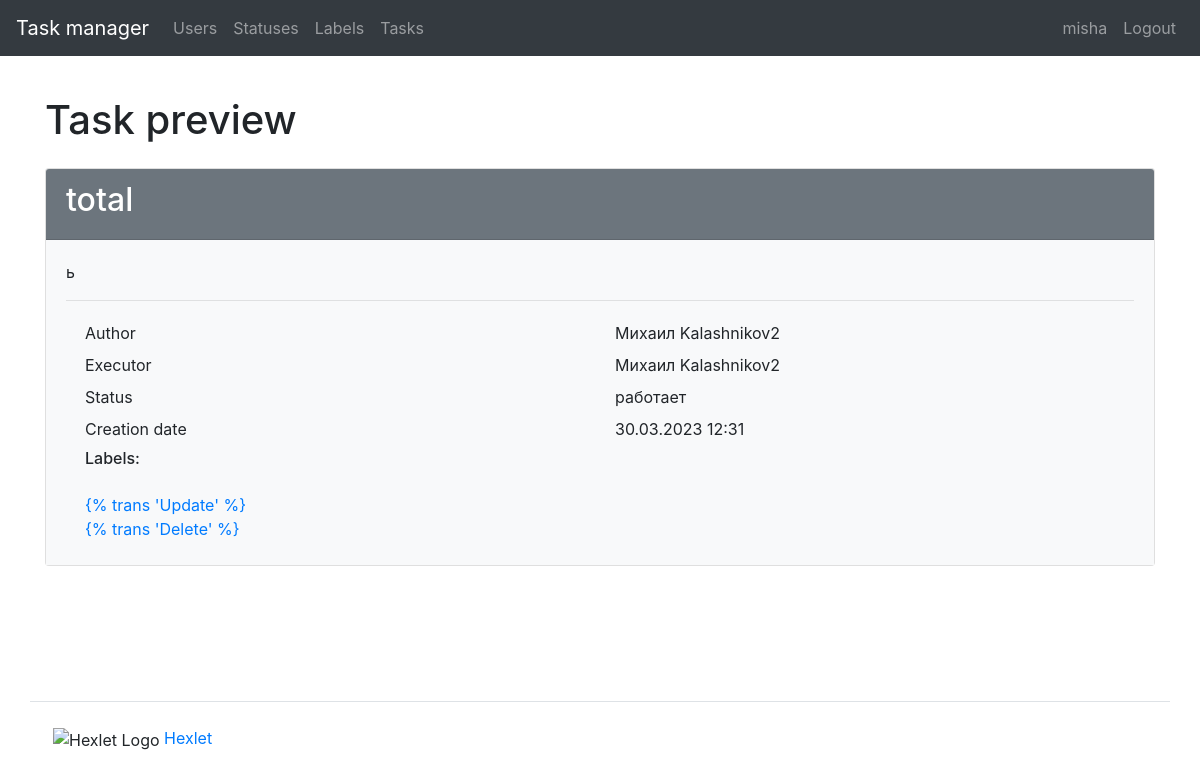
Page /tasks3/ (signed in) on the committed database.
### task_manager/users/models.py (models this page shows)
class User(AbstractUser):
    first_name = models.CharField(max_length=150)
    last_name = models.CharField(max_length=150)
    def __str__(self):
        return self.get_full_name()

### task_manager/tasks/models.py (models this page shows, shortened)
class Task(models.Model):
    name = models.CharField(max_length=150, unique=True,
                            verbose_name=_('Name'))
    description = models.TextField(max_length=10000,
                                   verbose_name=_('Description'))
    date_created = models.DateTimeField(auto_now_add=True,
                                        verbose_name=_('Creation date'))
    author = models.ForeignKey(User, on_delete=models.PROTECT,
                               related_name='author',
                               verbose_name=_('Author'))
    status = models.ForeignKey(Status, on_delete=models.PROTECT,
                               related_name='statuses',
                               verbose_name=_('Status'))
    executor = models.ForeignKey(User, on_delete=models.PROTECT,
                                 related_name='executor',
                                 verbose_name=_('Executor'))
    class Meta:
        verbose_name = _('Task')
        verbose_name_plural = _('Tasks')

### task_manager/statuses/models.py (models this page shows)
class Status(models.Model):
    name = models.CharField(max_length=150, unique=True,
                            verbose_name=_('Name'))
    date_created = models.DateTimeField(auto_now_add=True,
                                        verbose_name=_('Creation date'))
    def __str__(self):
        return self.name
    class Meta:
        verbose_name = _('Status')
        verbose_name_plural = _('Statuses')

### task_manager/tasks/views.py (the view)
# urls.py: path('<int:pk>/', TaskView.as_view(), name='task_show'),
class TaskView(AuthCheckMixin, DetailView):
    template_name = 'tasks/index.html'
    model = Task
    context_object_name = 'task'
    extra_context = {
        'title': _('Task preview')
    }

### task_manager/mixins.py (called while the page is built)
    def dispatch(self, request, *args, **kwargs):
        if not request.user.is_authenticated:
            messages.error(request, self.auth_message)
            return redirect(reverse_lazy('login'))
        return super().dispatch(request, *args, **kwargs)

### task_manager/templates/tasks/index.html (shortened to what this page needs)
{% extends "base.html" %}
{% load bootstrap4 %}
{% load i18n %}
{% block content %}
<h1 class="my-4">{{ title }}</h1>
<div class="card">
    <div class="card-header bg-secondary text-white">
        <h2>{{ task.name }}</h2>
    </div>
    <div class="card-body bg-light">
        <p>{{ task.description }}</p>
        <hr>
        <div class="container">
            <div class="row p-1">
                <div class="col">{% trans 'Author' %}</div>
                <div class="col">{{ task.author }}</div>
            </div>
            <div class="row p-1">
                <div class="col">{% trans 'Executor' %}</div>
                <div class="col">{{ task.executor }}</div>
            </div>
            <div class="row p-1">
                <div class="col">{% trans 'Status' %}</div>
                <div class="col">{{ task.status }}</div>
            </div>
            <div class="row p-1">
                <div class="col">{% trans 'Creation date' %}</div>
                <div class="col">{{ task.date_created|date:"d.m.Y H:i" }}
                </div>
            </div>
            <div class="row p-1">
                <div class="col">
                    <h6>{% trans 'Labels' %}:</h6>
                </div>
            </div>
            <div class="row p-1">
                <div class="col">
                    <a href="{% url 'task_update' task.id %}">{% trans
                        'Update' %}</a>
                    <br>
                    <a href="{% url 'task_delete' task.id %}">{% trans
                        'Delete' %}</a>
                </div>
            </div>
        </div>
    </div>
</div>
{% endblock content %}

### task_manager/templates/base.html (shortened to what this page needs)
{% load i18n %}
{% get_current_language as LANGUAGE_CODE %}
{% load bootstrap4 %}
<!DOCTYPE html>
<html lang="{{ LANGUAGE_CODE }}">
<head>
</head>
<body class="d-flex flex-column min-vh-100">
<header>
    <nav class="navbar navbar-expand-md navbar-dark bg-dark mb-3">
    <a class="navbar-brand" href="{% url 'home' %}">{% trans "Task manager" %}</a>
    <div class="collapse navbar-collapse" id="navbarToggleExternalContent">
        <ul class="navbar-nav mr-auto">
            <li class="nav-item">
                <a class="nav-link" href="{% url 'users' %}">{% trans "Users" %}</a>
            </li>
            {% if user.is_authenticated %}
                <li class="nav-item">
                    <a class="nav-link" href="{% url 'statuses' %}">{% trans "Statuses" %}</a>
                </li>
                <li class="nav-item">
                    <a class="nav-link" href="{% url 'labels' %}">{% trans "Labels" %}</a>
                </li>
                <li class="nav-item">
                    <a class="nav-link" href="{% url 'tasks' %}">{% trans "Tasks" %}</a>
                </li>
            {% endif %}
        </ul>
        <ul class="navbar-nav">
            {% if user.is_authenticated %}
                <li class="nav-item">
                    <a class="nav-link" href="{% url 'user_update' user.id %}">{{ user.username }}</a>
                </li>
                <li class="nav-item">
                    <a class="nav-link" href="{% url 'logout' %}">{% translate "Logout" %}</a>
                </li>
            {% endif %}
        </ul>
    </div>
    </nav>
</header>
<main class="container wrapper flex-grow-1">
    {% block content %}{% endblock %}
</main>
<footer>
    <div class="container flex-column my-5 pt-4 border-top">
        <img class='ml-2'
             src="https://cdn2.hexlet.io/assets/favicon-9213ff1fc34b4e2da96c3b3eb582b3d10180b250e993141d7928d6aa1f5647c1.ico"
             alt="Hexlet Logo" height="16px">
        <a target="_blank" href="https://ru.hexlet.io">Hexlet</a>
    </div>
</footer>
{% bootstrap_css %}
</body>
</html>

### rows in the picture
User: username "misha"
Task: name "total", description "ь", author "Михаил Kalashnikov2", executor "Михаил Kalashnikov2", status "работает", date_created "30.03.2023 12:31"

### other values in the picture
{{ title }} "Task preview"
